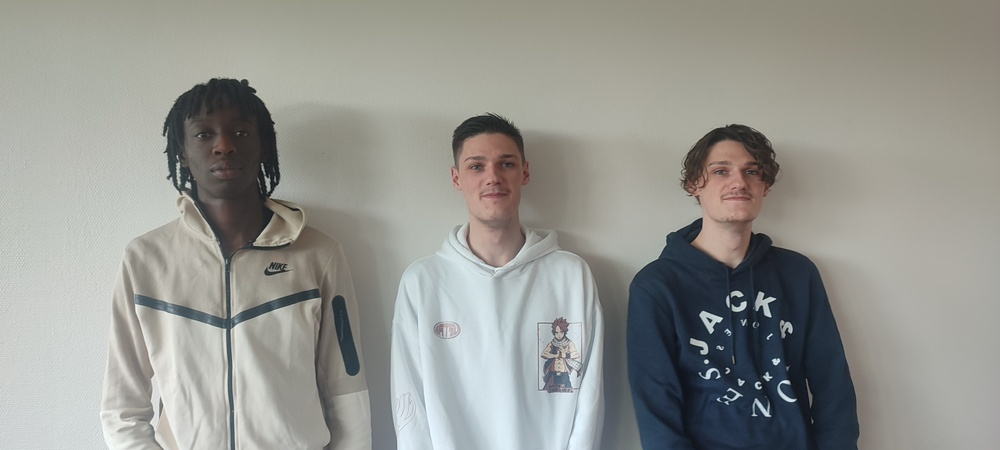
#> input picture project/image2.jpg, 1000 x 450 px, shrunk from 4000 x 1800 before the run
$ python algo_detection.py
#> lines starting #> are read from the running program, lines starting #| are printed output that depends on the picture; after the words box and inside, x2 and y2 are one past the last pixel; in counts of white or black regions, pixels touching at a corner belong together
import cv2

imagePath = 'image2.jpg'

image = cv2.imread(imagePath)
#> image is the input picture: shape (450, 1000, 3); mean B, G, R 144.7, 150, 149.3

print("Shape original image : ", image.shape)
#| Shape original image :  (450, 1000, 3)

image_gray = cv2.cvtColor(image, cv2.COLOR_BGR2GRAY)
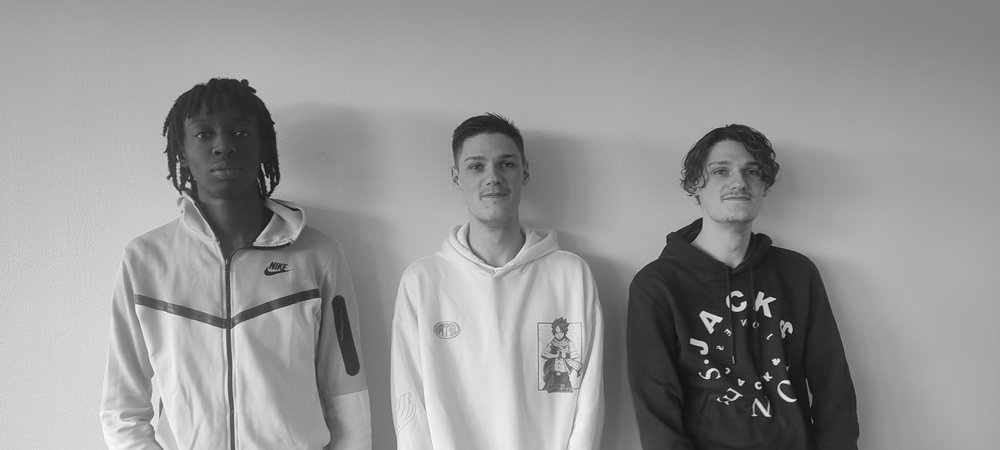
#> image_gray: shape (450, 1000); min 9, max 253, mean 149.2

print("Shape gray image :     ", image_gray.shape)
#| Shape gray image :      (450, 1000)

face_classifier = cv2.CascadeClassifier(
    cv2.data.haarcascades + "haarcascade_frontalface_default.xml"
)

face = face_classifier.detectMultiScale(
    image_gray, minNeighbors=15, minSize=(30, 30)
)
#> face = [[453, 134, 80, 80], [698, 142, 76, 76]]

id = 1
for (x, y, w, h) in face:
    cv2.imwrite(f"people_unknown/unknow_{id}.png".format(id), image[y-25:y+(h+20), x-15:x+(w+10)])
    id += 1

    cv2.rectangle(image, (x-15, y-25), (x + (w+10), y + (h+20)), (0, 255, 0), 4)
#> this loop made 2 passes
#> (x, y, w, h, id) on passes 1 to 2: (453, 134, 80, 80, 2), (698, 142, 76, 76, 3)
#> pass 1, `cv2.imwrite(f"people_unknown/unknow_{id}.png".format(id), image[y-25:y..`:
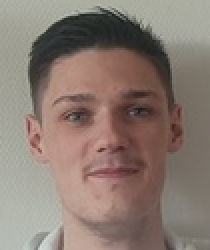
#> saved as unknow_1.png: shape (125, 105, 3) (shown 2 times larger); mean B, G, R 113.6, 122.5, 138.1
#> pass 2, `cv2.imwrite(f"people_unknown/unknow_{id}.png".format(id), image[y-25:y..`:
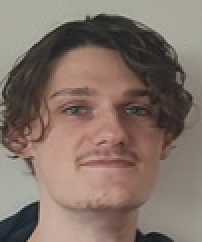
#> saved as unknow_2.png: shape (121, 101, 3) (shown 2 times larger); mean B, G, R 104.1, 113.6, 131
#> after the loop:
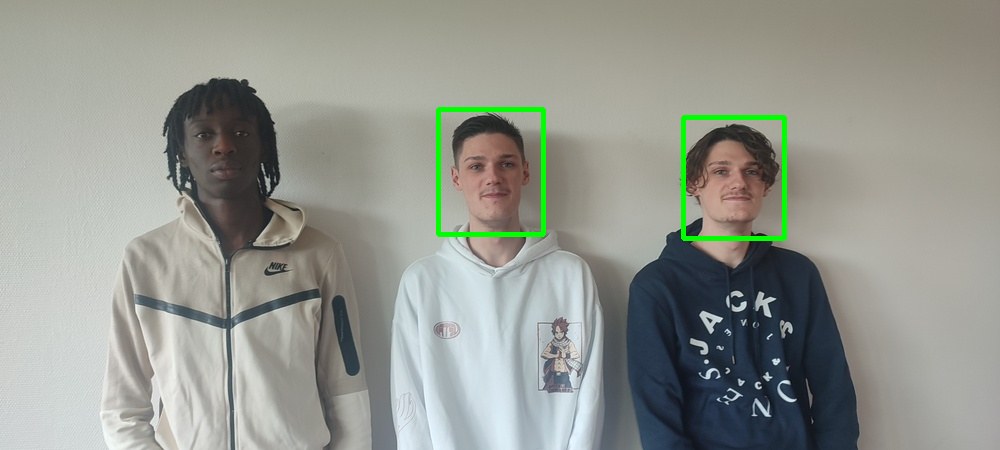
#> image: shape (450, 1000, 3); 1% of pixels changed, all inside (x1, y1, x2, y2) = (436, 107, 787, 241)
#> after the loop, id = 3

cv2.imshow("", image)
cv2.waitKey(0)
cv2.destroyAllWindows()

$ run again, with project/image.jpg copied over project/image2.jpg
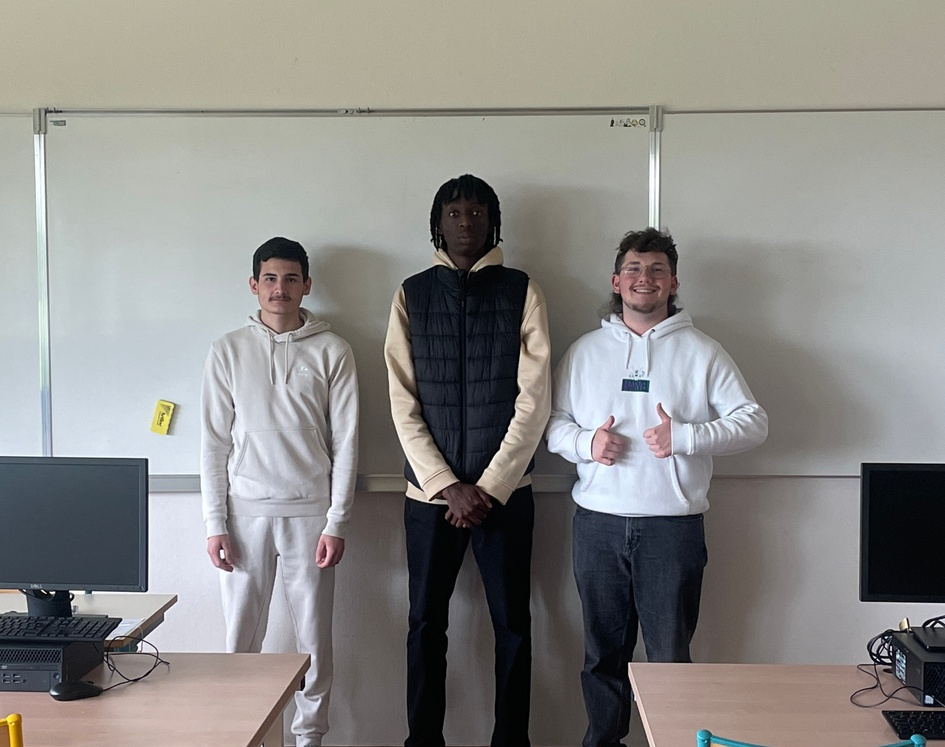
#> input picture project/image.jpg, 945 x 747 px, shrunk from 1686 x 1333 before the run
#> image is the input picture: shape (747, 945, 3); mean B, G, R 134.4, 137, 138.2
#| Shape original image :  (747, 945, 3)
#| Shape gray image :      (747, 945)
#> face = [[250, 255, 61, 61], [617, 247, 59, 59]]
#> the loop `for (x, y, w, h) in face:` made 2 passes
#> (x, y, w, h, id) on passes 1 to 2: (250, 255, 61, 61, 2), (617, 247, 59, 59, 3)
#> pass 1, `cv2.imwrite(f"people_unknown/unknow_{id}.png".format(id), image[y-25:y..`:
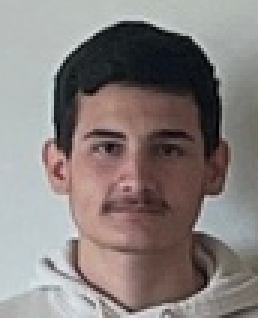
#> saved as unknow_1.png: shape (106, 86, 3) (shown 3 times larger); mean B, G, R 125.1, 127.2, 135
#> after the loop `for (x, y, w, h) in face:`:
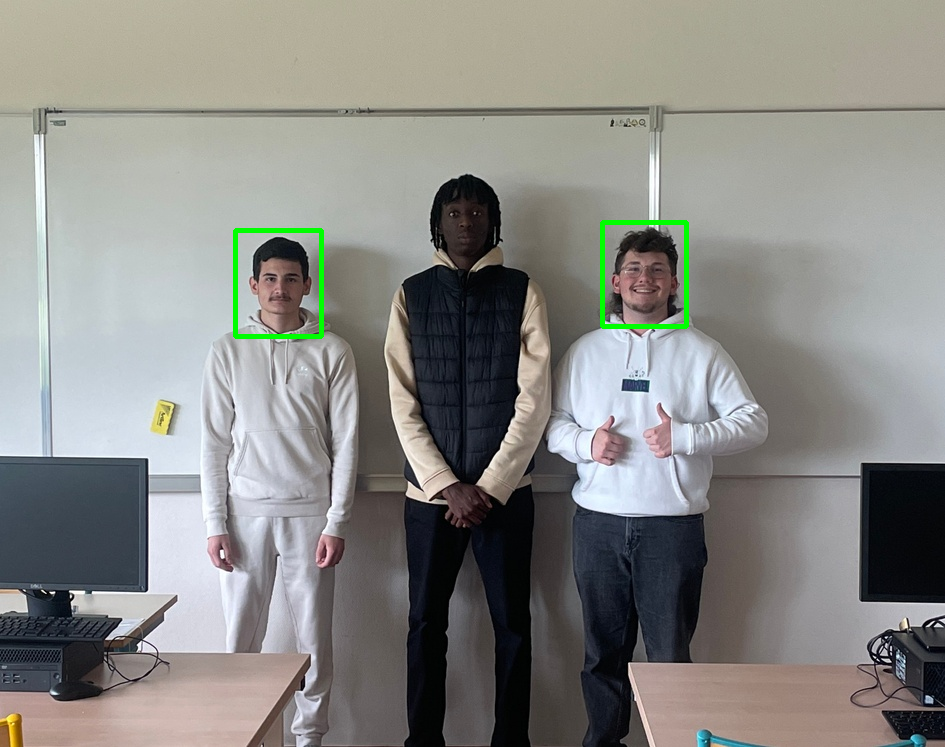
#> image: shape (747, 945, 3); 0.53% of pixels changed, all inside (x1, y1, x2, y2) = (233, 220, 689, 339)
#> after the loop `for (x, y, w, h) in face:`: id = 3
